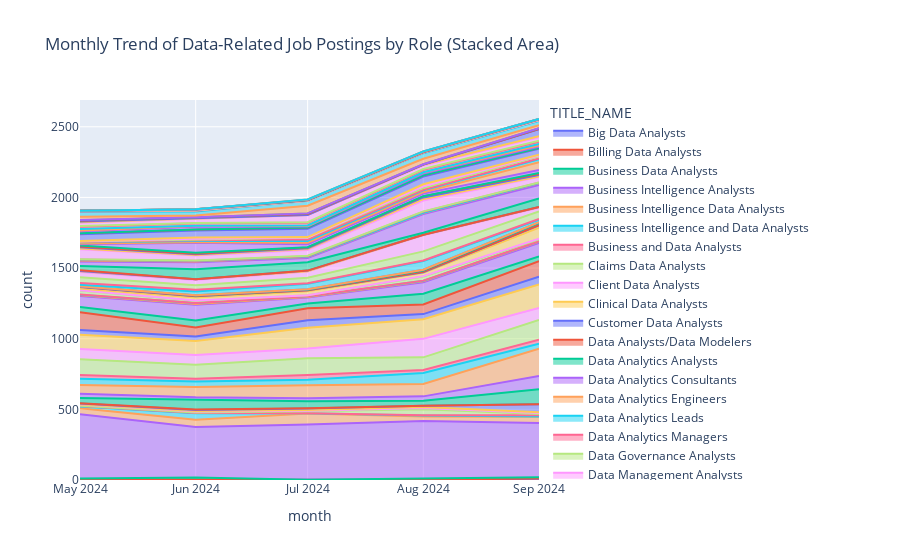

Here is the notebook cell this chart was saved with:
### Markdown cell above
# Monthly Trend of Data-Related Job Postings by Role

### Code cell
# 1. Filter the main df into df_roles
df_roles = df[df["TITLE_NAME"].str.contains(" Data Analysts|Business Intelligence Analysts|Data Analytics Engineers|Data and Reporting Analysts|"
    "Data Governance Analysts|Data Quality Analysts|Data Analytics Analysts|Data Management Analysts|"
    "Data Modelers|Lead Data Analysts|Research Data Analysts|IT Data Analysts|Data Analytics Manager|"
    "Lead Business Intelligence Analysts|Data Science Analysts|Data Analytics Leads|"
    "Business Intelligence Data Analysts|Data Operations Analysts|Health Data Analysts|"
    "Data analytics consultants|Enterprise Data Analysts", case=False, na=False)]

# 1. Make a copy to avoid SettingWithCopyWarning
df_roles = df_roles.copy()

# 2. Convert POSTED to datetime (if not already)
df_roles["POSTED"] = pd.to_datetime(df_roles["POSTED"])

# 3. Create a monthly column as a Timestamp
df_roles["month"] = df_roles["POSTED"].dt.to_period("M").dt.to_timestamp()

# 4. Group by month and role
monthly_counts = df_roles.groupby(["month", "TITLE_NAME"]).size().reset_index(name="count")

fig = px.area(
    monthly_counts,
    x="month",
    y="count",
    color="TITLE_NAME",
    title="Monthly Trend of Data-Related Job Postings by Role (Stacked Area)"
)
fig.show()
